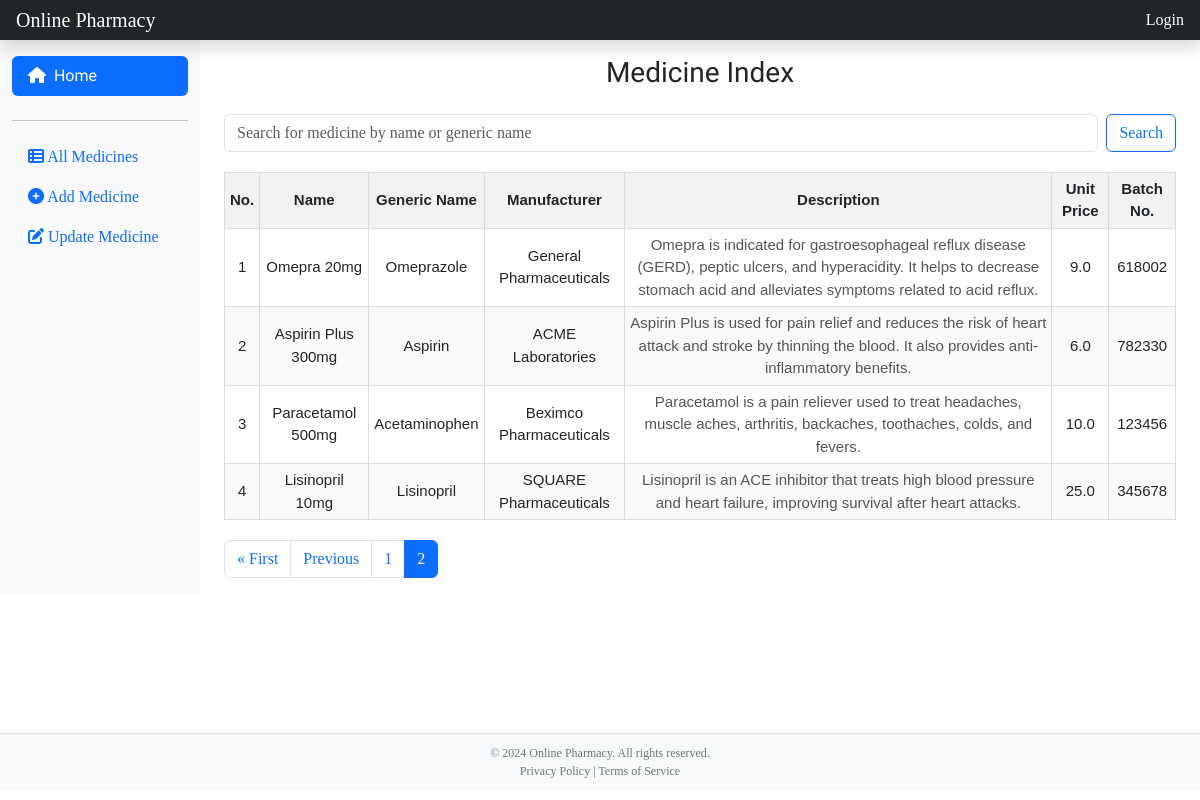
/?page=3, run on an earlier commit of the app's database.
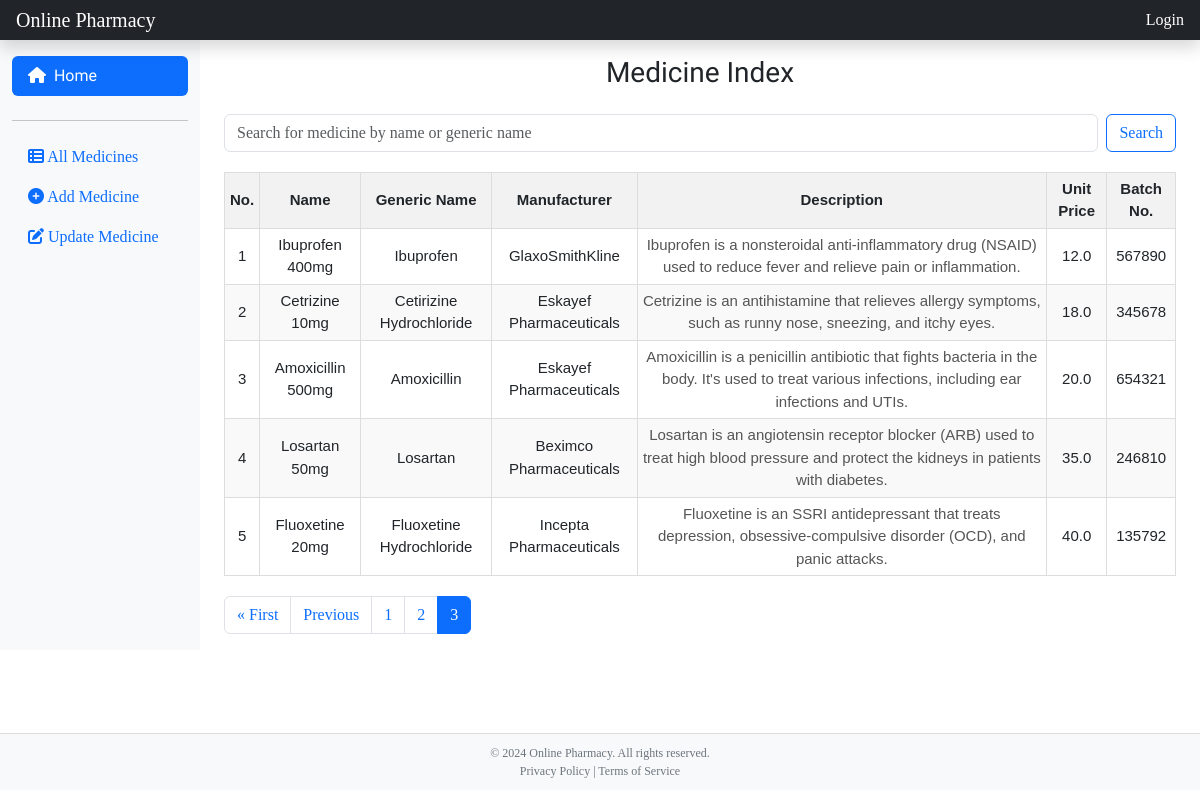
And on a later commit of the database.
### medicine/models.py (models this page shows, shortened)
class Medicine(models.Model):
    name = models.CharField(max_length=100)
    generic_name = models.CharField(max_length=100)
    manufacturer = models.CharField(max_length=100)
    description = models.TextField()
    price = models.FloatField()
    batch_number = models.IntegerField()

### medicine/views.py (the view)
# urls.py: path('', IndexView.as_view(), name='index'),
class IndexView(View):
    def get(self, request):
        medicines = Medicine.objects.all()
        paginator = Paginator(medicines, 5)  # Show 5 medicines per page.
        user = request.user
        page_number = request.GET.get("page")
        page_obj = paginator.get_page(page_number)
        context = {
            'page_obj': page_obj,
            'user': user,
                   }
        return render(request, 'index.html', context)

### templates/index.html (shortened to what this page needs)
{% extends 'base.html' %}
{% load static %}
{% block content %}
    <main class="col-md-9 ms-sm-auto col-lg-10 px-md-4">
        <div class="pt-3">
            <h3 class="text-center mb-4">Medicine Index</h3>
            <div class="mb-3">
        <form class="d-flex" role="search" action="{% url 'search' %}" method="GET">
            <input class="form-control me-2" type="search" name="q" placeholder="Search for medicine by name or generic name" aria-label="Search">
            <button class="btn btn-outline-primary" type="submit">Search</button>
        </form>
            </div>
    <table>
        <thead>
            <tr>
                <th>No.</th>
                <th>Name</th>
                <th>Generic Name</th>
                <th>Manufacturer</th>
                <th>Description</th>
                <th>Unit Price</th>
                <th>Batch No.</th>
            </tr>
        </thead>
        <tbody>
            {% for medicine in page_obj %}
            <tr>
                <td>{{ forloop.counter }}</td>
                <td>{{ medicine.name }}</td>
                <td>{{ medicine.generic_name }}</td>
                <td>{{ medicine.manufacturer }}</td>
                <td><small>{{ medicine.description }}</small></td>
                <td>{{ medicine.price }}</td>
                <td>{{ medicine.batch_number }}</td>
            </tr>
            {% endfor %}
        </tbody>
    </table>
<div class="pagination">
    <nav aria-label="Page navigation">
        <ul class="pagination justify-content-center">
            {% if page_obj.has_previous %}
                <li class="page-item">
                    <a class="page-link" href="?page=1" aria-label="First">
                        <span aria-hidden="true">&laquo; First</span>
                    </a>
                </li>
                <li class="page-item">
                    <a class="page-link" href="?page={{ page_obj.previous_page_number }}" aria-label="Previous">
                        <span aria-hidden="true">Previous</span>
                    </a>
                </li>
            {% endif %}
            {% for i in page_obj.paginator.page_range %}
                {% if i == page_obj.number %}
                    <li class="page-item active" aria-current="page">
                        <span class="page-link">{{ i }}</span>
                    </li>
                {% else %}
                    <li class="page-item">
                        <a class="page-link" href="?page={{ i }}">{{ i }}</a>
                    </li>
                {% endif %}
            {% endfor %}
        </ul>
    </nav>
</div>
            </div>
        </main>
{% block footer %}
<footer style=" position: absolute; bottom: 10px; width: 100%; text-align: center; padding: 10px; background-color: #f8f9fa; border-top: 1px solid #ddd;">
    <p style="font-size: 12px; color: #6c757d; margin: 0;">&copy; 2024 Online Pharmacy. All rights reserved.</p>
    <p style="font-size: 12px; color: #6c757d; margin: 0;">Privacy Policy | Terms of Service</p>
</footer>
{% endblock %}
{% endblock %}

### templates/base.html (shortened to what this page needs)
<!doctype html>
{% load static %}
<html lang="en">
<head>
    <link rel="stylesheet" href="https://cdnjs.cloudflare.com/ajax/libs/bootstrap/5.3.0/css/bootstrap.min.css">
    <link rel="stylesheet" href="https://cdnjs.cloudflare.com/ajax/libs/font-awesome/6.0.0-beta3/css/all.min.css">
    <link rel="stylesheet" href="{% static 'css/main.css' %}">
</head>
<body>
<header class="navbar navbar-dark sticky-top bg-dark flex-md-nowrap p-0 shadow">
    <a class="navbar-brand col-md-3 col-lg-2 me-0 px-3" href="{% url 'index' %}">Online Pharmacy</a>
    <ul class="navbar-nav px-3 flex-row">
        {% if not request.user.is_authenticated %}
        <li class="nav-item text-nowrap">
            <a class="nav-link text-white" href="{% url 'login' %}">Login</a>
        </li>
        {% endif %}
    </ul>
</header>
<div class="container-fluid">
    <div class="row">
        <nav id="sidebarMenu" class="col-md-3 col-lg-2 d-md-block bg-light sidebar collapse">
            <div class="position-sticky pt-3">
                <ul class="nav flex-column">
                    <li class="nav-item">
                        <a class="nav-link text-white bg-primary py-2 mb-2 rounded dashboard" href="{% url 'index' %}">
                            <i class="fas fa-home"></i>&nbsp;&nbsp;Home
                        </a>
                    </li>
                    <hr>
                    <li class="nav-item">
                        <a class="nav-link active" href="{% url 'medicines-list' %}">
                            <i class="fas fa-th-list"></i> All Medicines
                        </a>
                    </li>
                    <li class="nav-item">
                        <a class="nav-link" href="{% url 'add-medicine' %}">
                            <i class="fas fa-plus-circle"></i> Add Medicine
                        </a>
                    </li>
                    <li class="nav-item">
                        <a class="nav-link" href="{% url 'update-medicines' %}">
                            <i class="fas fa-edit"></i> Update Medicine
                        </a>
                    </li>
                </ul>
            </div>
        </nav>
    {% block content %} {% endblock %}
    </div>
</div>
{% block footer %}{% endblock %}
</body>
</html>

### medicine/static/css/main.css (style rules this page uses)
table { width: 100%; border-collapse: collapse; margin: 20px 0; font-family: Arial, sans-serif; font-size: 15px; }
th, td { padding: 5px; text-align: center; border: 1px solid #ddd; }
th { background-color: #f2f2f2; font-weight: bold; }
tr:nth-child(even) { background-color: #f9f9f9; }
small { font-size: 15px; color: #555; }

### templates/base.html (style rules this page uses)
body { font-family: 'Merriweather', serif; }
h3, .dashboard { font-family: 'Pattaya', sans-serif; }

What changed in the data, as far as the page shows it:
no longer on this page (row unchanged): Medicine: name "Omepra 20mg", generic_name "Omeprazole", manufacturer "General Pharmaceuticals", description "Omepra is indicated for gastroesophageal reflux disease (GERD), peptic ulcers, and hyperacidity. It helps to decrease stomach acid and alleviates symptoms related to acid reflux.", price "9.0", batch_number "618002"
no longer on this page (row unchanged): Medicine: name "Aspirin Plus 300mg", generic_name "Aspirin", manufacturer "ACME Laboratories", description "Aspirin Plus is used for pain relief and reduces the risk of heart attack and stroke by thinning the blood. It also provides anti-inflammatory benefits.", price "6.0", batch_number "782330"
no longer on this page (row unchanged): Medicine: name "Paracetamol 500mg", generic_name "Acetaminophen", manufacturer "Beximco Pharmaceuticals", description "Paracetamol is a pain reliever used to treat headaches, muscle aches, arthritis, backaches, toothaches, colds, and fevers.", price "10.0", batch_number "123456"
no longer on this page (row unchanged): Medicine: name "Lisinopril 10mg", generic_name "Lisinopril", manufacturer "SQUARE Pharmaceuticals", description "Lisinopril is an ACE inhibitor that treats high blood pressure and heart failure, improving survival after heart attacks.", price "25.0", batch_number "345678"
added Medicine: name "Ibuprofen 400mg", generic_name "Ibuprofen", manufacturer "GlaxoSmithKline", description "Ibuprofen is a nonsteroidal anti-inflammatory drug (NSAID) used to reduce fever and relieve pain or inflammation.", price "12.0", batch_number "567890"
added Medicine: name "Cetrizine 10mg", generic_name "Cetirizine Hydrochloride", manufacturer "Eskayef Pharmaceuticals", description "Cetrizine is an antihistamine that relieves allergy symptoms, such as runny nose, sneezing, and itchy eyes.", price "18.0", batch_number "345678"
added Medicine: name "Amoxicillin 500mg", generic_name "Amoxicillin", manufacturer "Eskayef Pharmaceuticals", description "Amoxicillin is a penicillin antibiotic that fights bacteria in the body. It's used to treat various infections, including ear infections and UTIs.", price "20.0", batch_number "654321"
added Medicine: name "Losartan 50mg", generic_name "Losartan", manufacturer "Beximco Pharmaceuticals", description "Losartan is an angiotensin receptor blocker (ARB) used to treat high blood pressure and protect the kidneys in patients with diabetes.", price "35.0", batch_number "246810"
added Medicine: name "Fluoxetine 20mg", generic_name "Fluoxetine Hydrochloride", manufacturer "Incepta Pharmaceuticals", description "Fluoxetine is an SSRI antidepressant that treats depression, obsessive-compulsive disorder (OCD), and panic attacks.", price "40.0", batch_number "135792"
Also different on the page:
list line gone: "2"
new list line: "2"
new list line: "3"
